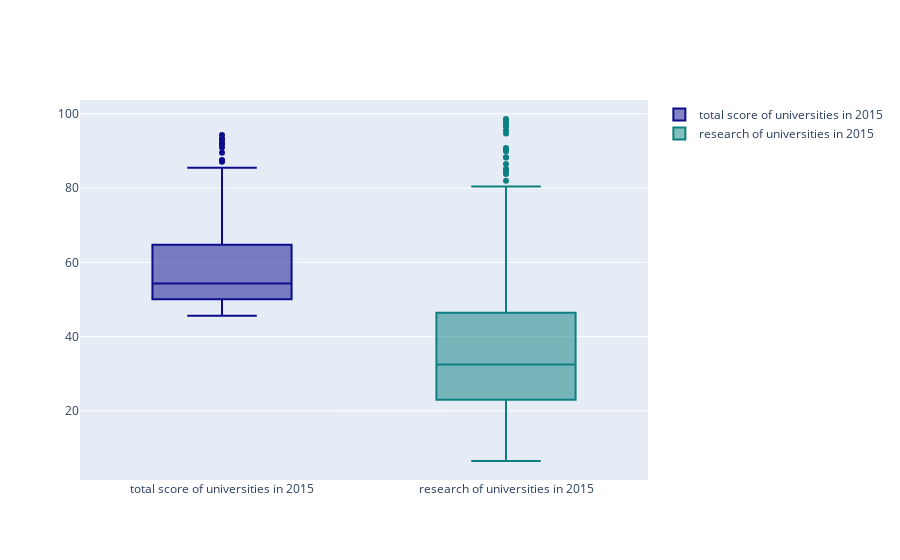

The notebook cell this image was saved under:
### Code cell
# data preparation
x2015 = timesData[timesData.year == 2015]

trace0 = go.Box(
    y = x2015.total_score,
    name = 'total score of universities in 2015',
    marker = dict(color = 'rgb(12, 12, 140)')
)
trace1 = go.Box(
    y = x2015.research,
    name = 'research of universities in 2015',
    marker = dict(
        color = 'rgb(12, 128, 128)',
    )
)
data = [trace0, trace1]
iplot(data)

### Figure 1 — Plotly figure (JSON) as saved in the notebook; plotly's stock layout.template omitted (floating-point values rounded to 4 significant figures; data arrays with more than 128 entries replaced by an {"elided": "..."} marker saying what was removed)
{"data": [{"marker": {"color": "rgb(12, 12, 140)"}, "name": "total score of universities in 2015", "type": "box", "y": {"elided": "401 str values"}}, {"marker": {"color": "rgb(12, 128, 128)"}, "name": "research of universities in 2015", "type": "box", "y": {"elided": "401 float values"}}], "layout": {}}
